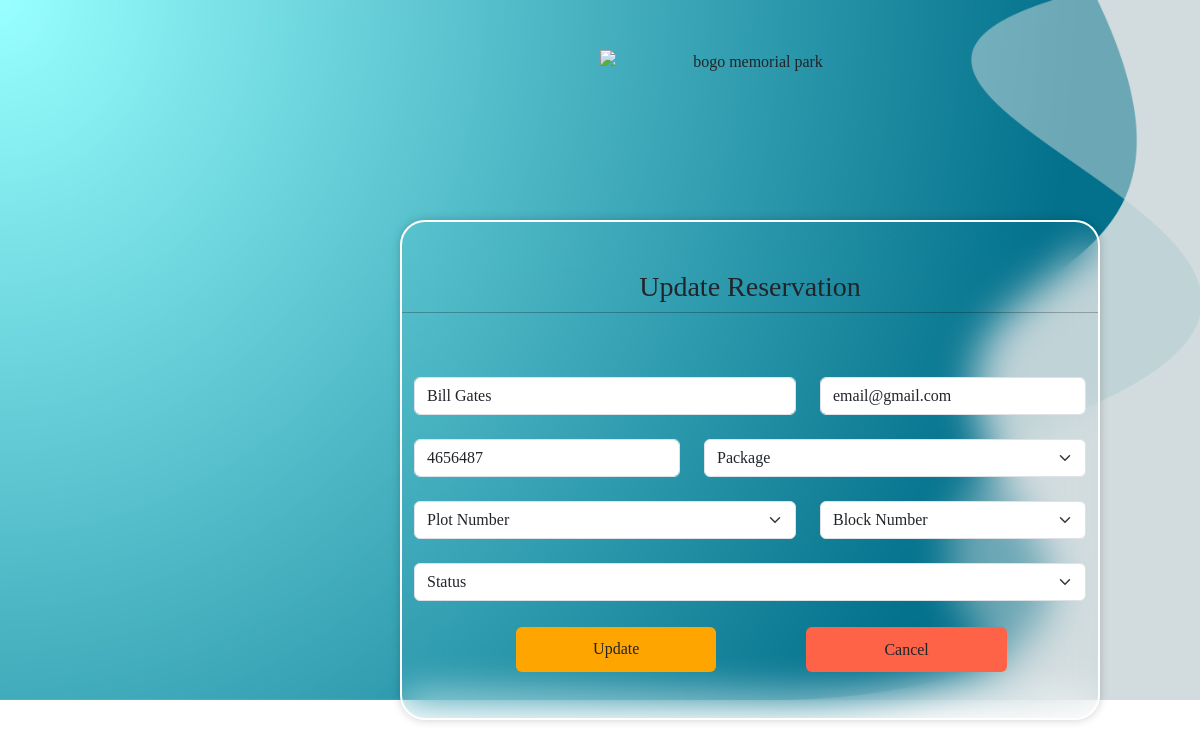
/updatereservation.php?id=28, run on the app's committed database.
### tables this page shows
CREATE TABLE `reservation` (
  `id` int(11) NOT NULL,
  `fullname` varchar(100) NOT NULL,
  `package` varchar(100) NOT NULL,
  `blocknumber` varchar(100) NOT NULL,
  `email` varchar(100) NOT NULL,
  `contact` varchar(50) NOT NULL,
  `time` timestamp NOT NULL DEFAULT current_timestamp() ON UPDATE current_timestamp(),
  `plotnumber` varchar(50) NOT NULL,
  `statusaccount` varchar(100) NOT NULL
);

### updatereservation.php (the view, shortened to what this page needs)
<?php
	require 'connection.php';
?>
<!DOCTYPE html>
<html lang="en">
<head>
    <link href="https://cdn.jsdelivr.net/npm/bootstrap@5.3.2/dist/css/bootstrap.min.css" rel="stylesheet">
    <link rel="stylesheet" type="text/css" href="./css/updatedeceasedperson.css">
</head>
<body>
            <div class="my-background">
                <img src="./images/dvn6.jpg" alt="background">
            </div>
            <?php
                     if(isset($_GET['id']))
                     {
                        $student_id = $_GET['id'];
                        $query = "SELECT * FROM reservation WHERE id=:stud_id LIMIT 5";
                        $statement = $conn->prepare($query);
                        $data =[':stud_id' => $student_id];
                        $statement->execute($data);
                        $result = $statement-> fetch(PDO::FETCH_ASSOC);
                     }
                ?>
        <center><img src="picture2.png"  alt="bogo memorial park" class="img"></center>
            <div class="container">
                <form action="code.php" method="POST">
                    <div class="row mt-5">
                        <center> <h3 class="mt-">Update Reservation </h3></center>
                        <hr class="s-2 text-black">
                        <div class="col-lg-7 mt-5">
                            <input type="text" name="fullname" value="<?=$result['fullname'];?>" class="form-control" placeholder="Full name" aria-label="Full name" name="fullname" required>
                        </div>
                        <div class="col mt-5">
                            <input type="text" name="email" value="<?=$result['email'];?>" class="form-control" placeholder="Email" aria-label="email" name="email" required>
                        </div>
                        <br>
                        <div class="col-md-5 mt-4">
                            <input type="number" name="contact" value="<?=$result['contact'];?>" class="form-control" placeholder="Contact" aria-label="contact" name="contact" required>
                        </div>
                        <div class="col-md-7 mt-4">
                        <div class="input-group">
							<select  id="inputState" class="form-select" name="package" required>
                                    <option value=""disabled selected>Package</option>
                                </select>
                            </div>
                        </div>
                        <br>
                        <div class="col mt-4">
                            <div class="input-group">
							<select  id="inputState" class="form-select" name="plotnumber" required>
                                    <option value=""disabled selected>Plot Number</option>
                                </select>
                            </div>
                        </div>
                        <div class="col-lg-5 mt-4">
                            <div class="input-group">
							<select  id="inputState" class="form-select" name="blocknumber" required>
                                    <option value=""disabled selected>Block Number  </option>
                            </select>
                            </div>
                        </div>
                        <div class="col-mt-12 mt-4">
                        <div class="input-group">
							<select  id="inputState" class="form-select " name="statusaccount" required>
                                    <option value=""disabled selected>Status</option>
                               </select>
                            </div>
                        </div>
                        <center>
                            <div class="button">
                                    <button type="submit" name="status"  class="btn submit mt-4">Update</button>
                                  <a href="admindashboard.php" class="btn cancel mt-4 ">Cancel</a>
                            </div>
                        </center>
                    </div>
                </form>
            </div>
    </body>
</html>

### css/updatedeceasedperson.css (style rules this page uses)
* { margin:0; padding:0; box-sizing: border-box; font-family: 'Hedvig Letters Serif', serif; }
.my-background { position: relative; }
.my-background img { width: 100%; }
.container { height:500px; width:700px; position:absolute; top:220px; left:400px; background:transparent; border:2px solid rgba(255,255,255,2); backdrop-filter: blur(20px); box-shadow: 0 0 10px rgba(0,0,0,.2); border-radius: 25px; }
.img { width:300px; position: absolute; top:50px; left:600px; }
.button { display: flex; flex-direction: row; margin: 2px; }
.submit { width:30%; height:45px; margin-left:100px; background-color: orange; }
.cancel { width:30%; height:45px; margin-left: 90px; background-color: tomato; padding: 10px; text-align: center; }

### data on the page
reservation: fullname "Bill Gates", email "email@gmail.com", contact "4656487"
